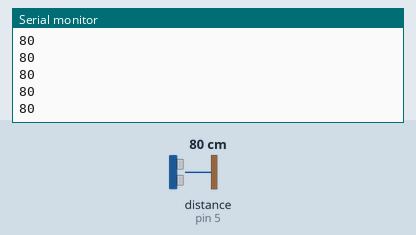
The sketch below on a simulated Arduino Uno, built with avr-gcc and run on an emulated ATmega328P. Shown: the last lines printed to the serial monitor. Wiring (inferred from the names in the program): ultrasonic range finder: trigger pin 6; echo pin 5. The inputs (shaded band) are chosen by the test bench; at power-on: distance to the obstacle (sensor on pin 5) 80 cm. The echo pulse lasts 58.3 µs per cm.

Above: at 1.2 s.
1.3 s: distance to the obstacle (sensor on pin 5) set to 2 cm
At 2.4 s:
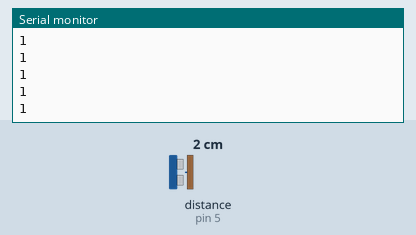
2.8 s: distance to the obstacle (sensor on pin 5) set to 4 cm
At 3.9 s:
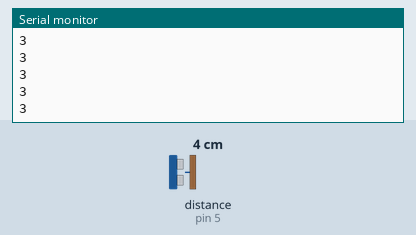
Timing chart, 0 to 5.8 s (numbered marks = the images above; inputs shaded):
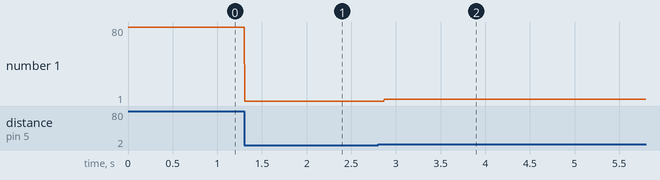

The sketch:

Ultrasound_Sensor.ino
```cpp
const int echoPin = 5;
const int trigPin = 6;

void setup() {
  // put your setup code here, to run once:
  pinMode(trigPin, OUTPUT); // Sets the trigPin as an OUTPUT
  pinMode(echoPin, INPUT); // Sets the echoPin as an INPUT
  Serial.begin(9600);
}

void loop() {
  // put your main code here, to run repeatedly:
  digitalWrite(trigPin, LOW);
  delayMicroseconds(2);
  // Sets the trigPin HIGH (ACTIVE) for 5 microseconds
  digitalWrite(trigPin, HIGH);
  delayMicroseconds(5);
  digitalWrite(trigPin, LOW);
  // Reads the echoPin, returns the sound wave travel time in microseconds
  int duration = pulseIn(echoPin, HIGH);
  // Calculating the distance
  int distance = (duration/2)*0.0346; // Speed of sound wave divided by 2 (go and back)
  // Print out the distance
  Serial.println(distance);
}
```

Measured:
- after the input at 1.3 s, the serial monitor: prints a new line at once (image 1)
- after the input at 2.8 s, the serial monitor: prints a new line after 0.07 s (image 2)
- plotted number 1: 80 → 1 after the input at 1.3 s, 1 → 3 after the input at 2.8 s
